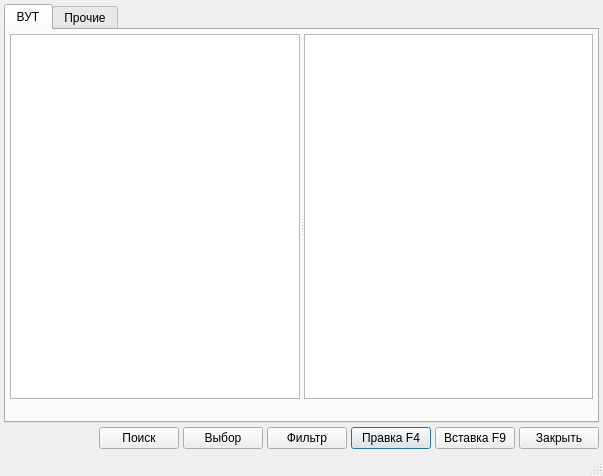
<?xml version="1.0" encoding="UTF-8"?>
<ui version="4.0">
 <class>BlankItemsListDialog</class>
 <widget class="QDialog" name="BlankItemsListDialog">
  <property name="windowModality">
   <enum>Qt::ApplicationModal</enum>
  </property>
  <property name="geometry">
   <rect>
    <x>0</x>
    <y>0</y>
    <width>603</width>
    <height>476</height>
   </rect>
  </property>
  <property name="windowTitle">
   <string>Документы </string>
  </property>
  <property name="sizeGripEnabled">
   <bool>true</bool>
  </property>
  <property name="modal">
   <bool>true</bool>
  </property>
  <layout class="QVBoxLayout" name="verticalLayout_3">
   <property name="spacing">
    <number>4</number>
   </property>
   <property name="margin">
    <number>4</number>
   </property>
   <item>
    <widget class="QTabWidget" name="tabWidget">
     <property name="enabled">
      <bool>true</bool>
     </property>
     <property name="currentIndex">
      <number>0</number>
     </property>
     <widget class="QWidget" name="tabTempInvalid">
      <attribute name="title">
       <string>ВУТ</string>
      </attribute>
      <layout class="QGridLayout" name="gridLayout">
       <property name="margin">
        <number>4</number>
       </property>
       <property name="spacing">
        <number>4</number>
       </property>
       <item row="0" column="0">
        <widget class="QSplitter" name="splitter">
         <property name="sizePolicy">
          <sizepolicy hsizetype="Expanding" vsizetype="Expanding">
           <horstretch>0</horstretch>
           <verstretch>0</verstretch>
          </sizepolicy>
         </property>
         <property name="orientation">
          <enum>Qt::Horizontal</enum>
         </property>
         <property name="childrenCollapsible">
          <bool>false</bool>
         </property>
         <widget class="QWidget" name="pnlTree" native="true">
          <layout class="QVBoxLayout" name="verticalLayout">
           <property name="spacing">
            <number>4</number>
           </property>
           <property name="margin">
            <number>0</number>
           </property>
           <item>
            <widget class="CTreeView" name="treeItemsTempInvalid"/>
           </item>
           <item>
            <widget class="QLabel" name="lblPadding">
             <property name="text">
              <string/>
             </property>
            </widget>
           </item>
          </layout>
         </widget>
         <widget class="QWidget" name="pnlList" native="true">
          <layout class="QVBoxLayout" name="verticalLayout_2">
           <property name="spacing">
            <number>4</number>
           </property>
           <property name="margin">
            <number>0</number>
           </property>
           <item>
            <widget class="CTableView" name="tblItemsTempInvalid">
             <property name="whatsThis">
              <string comment="ура!">список записей</string>
             </property>
             <property name="tabKeyNavigation">
              <bool>false</bool>
             </property>
             <property name="alternatingRowColors">
              <bool>true</bool>
             </property>
            </widget>
           </item>
           <item>
            <widget class="QLabel" name="lblCountRows">
             <property name="text">
              <string/>
             </property>
            </widget>
           </item>
          </layout>
         </widget>
        </widget>
       </item>
      </layout>
     </widget>
     <widget class="QWidget" name="tabTempOthers">
      <property name="enabled">
       <bool>true</bool>
      </property>
      <attribute name="title">
       <string>Прочие</string>
      </attribute>
      <layout class="QGridLayout" name="gridLayout_2">
       <property name="margin">
        <number>4</number>
       </property>
       <property name="spacing">
        <number>4</number>
       </property>
       <item row="0" column="0">
        <widget class="QSplitter" name="splitter_2">
         <property name="sizePolicy">
          <sizepolicy hsizetype="Expanding" vsizetype="Expanding">
           <horstretch>0</horstretch>
           <verstretch>0</verstretch>
          </sizepolicy>
         </property>
         <property name="orientation">
          <enum>Qt::Horizontal</enum>
         </property>
         <property name="childrenCollapsible">
          <bool>false</bool>
         </property>
         <widget class="QWidget" name="pnlTree_2" native="true">
          <layout class="QVBoxLayout" name="verticalLayout_4">
           <property name="spacing">
            <number>4</number>
           </property>
           <property name="margin">
            <number>0</number>
           </property>
           <item>
            <widget class="CTreeView" name="treeItemsOthers"/>
           </item>
           <item>
            <widget class="QLabel" name="lblPadding_2">
             <property name="text">
              <string/>
             </property>
            </widget>
           </item>
          </layout>
         </widget>
         <widget class="QWidget" name="pnlList_2" native="true">
          <layout class="QVBoxLayout" name="verticalLayout_5">
           <property name="spacing">
            <number>4</number>
           </property>
           <property name="margin">
            <number>0</number>
           </property>
           <item>
            <widget class="CTableView" name="tblItemsOthers">
             <property name="whatsThis">
              <string comment="ура!">список записей</string>
             </property>
             <property name="tabKeyNavigation">
              <bool>false</bool>
             </property>
             <property name="alternatingRowColors">
              <bool>true</bool>
             </property>
            </widget>
           </item>
           <item>
            <widget class="QLabel" name="lblCountRows_2">
             <property name="text">
              <string/>
             </property>
            </widget>
           </item>
          </layout>
         </widget>
        </widget>
       </item>
      </layout>
     </widget>
    </widget>
   </item>
   <item>
    <layout class="QHBoxLayout">
     <property name="spacing">
      <number>4</number>
     </property>
     <property name="margin">
      <number>0</number>
     </property>
     <item>
      <spacer>
       <property name="orientation">
        <enum>Qt::Horizontal</enum>
       </property>
       <property name="sizeHint" stdset="0">
        <size>
         <width>40</width>
         <height>20</height>
        </size>
       </property>
      </spacer>
     </item>
     <item>
      <widget class="QPushButton" name="btnFind">
       <property name="sizePolicy">
        <sizepolicy hsizetype="Minimum" vsizetype="Fixed">
         <horstretch>0</horstretch>
         <verstretch>0</verstretch>
        </sizepolicy>
       </property>
       <property name="text">
        <string>Поиск</string>
       </property>
      </widget>
     </item>
     <item>
      <widget class="QPushButton" name="btnSelect">
       <property name="whatsThis">
        <string>выбрать текущую запись</string>
       </property>
       <property name="text">
        <string>Выбор</string>
       </property>
      </widget>
     </item>
     <item>
      <widget class="QPushButton" name="btnFilter">
       <property name="whatsThis">
        <string>изменить условие отбора записей для показа в списке</string>
       </property>
       <property name="text">
        <string>Фильтр</string>
       </property>
      </widget>
     </item>
     <item>
      <widget class="QPushButton" name="btnEdit">
       <property name="whatsThis">
        <string>изменить текущую запись</string>
       </property>
       <property name="text">
        <string>Правка F4</string>
       </property>
       <property name="shortcut">
        <string>F4</string>
       </property>
       <property name="default">
        <bool>true</bool>
       </property>
      </widget>
     </item>
     <item>
      <widget class="QPushButton" name="btnNew">
       <property name="whatsThis">
        <string>добавить новую запись</string>
       </property>
       <property name="text">
        <string>Вставка F9</string>
       </property>
       <property name="shortcut">
        <string>F9</string>
       </property>
      </widget>
     </item>
     <item>
      <widget class="QPushButton" name="btnCancel">
       <property name="whatsThis">
        <string>выйти из списка без выбора</string>
       </property>
       <property name="text">
        <string>Закрыть</string>
       </property>
      </widget>
     </item>
    </layout>
   </item>
   <item>
    <widget class="QStatusBar" name="statusBar">
     <property name="sizePolicy">
      <sizepolicy hsizetype="Preferred" vsizetype="Fixed">
       <horstretch>0</horstretch>
       <verstretch>0</verstretch>
      </sizepolicy>
     </property>
     <property name="toolTip">
      <string>A status bar</string>
     </property>
     <property name="whatsThis">
      <string>A status bar.</string>
     </property>
     <property name="sizeGripEnabled">
      <bool>false</bool>
     </property>
    </widget>
   </item>
  </layout>
 </widget>
 <customwidgets>
  <customwidget>
   <class>CTableView</class>
   <extends>QTableView</extends>
   <header>library/TableView.h</header>
  </customwidget>
  <customwidget>
   <class>CTreeView</class>
   <extends>QTreeView</extends>
   <header>library/TreeView.h</header>
  </customwidget>
 </customwidgets>
 <tabstops>
  <tabstop>treeItemsTempInvalid</tabstop>
  <tabstop>tblItemsTempInvalid</tabstop>
  <tabstop>btnSelect</tabstop>
  <tabstop>btnFilter</tabstop>
  <tabstop>btnEdit</tabstop>
  <tabstop>btnNew</tabstop>
  <tabstop>btnCancel</tabstop>
 </tabstops>
 <resources/>
 <connections>
  <connection>
   <sender>btnCancel</sender>
   <signal>clicked()</signal>
   <receiver>BlankItemsListDialog</receiver>
   <slot>reject()</slot>
   <hints>
    <hint type="sourcelabel">
     <x>582</x>
     <y>414</y>
    </hint>
    <hint type="destinationlabel">
     <x>119</x>
     <y>449</y>
    </hint>
   </hints>
  </connection>
 </connections>
</ui>
